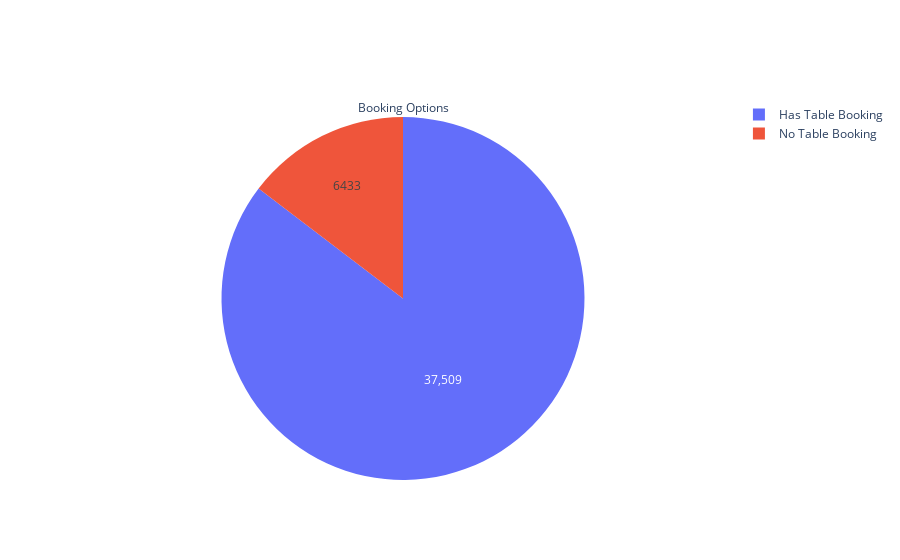

The notebook cell this image was saved under:
### Code cell
trace_goPie = go.Pie(labels = labels, values = table_booking, hoverinfo = 'label+percent', textinfo = 'value',title="Booking Options")
iplot([trace_goPie])

### Figure 1 — Plotly figure (JSON) as saved in the notebook; plotly's stock layout.template omitted (floating-point values rounded to 4 significant figures)
{"data": [{"hoverinfo": "label+percent", "labels": ["Has Table Booking", "No Table Booking"], "textinfo": "value", "title": {"text": "Booking Options"}, "type": "pie", "values": [37509, 6433]}], "layout": {}}
